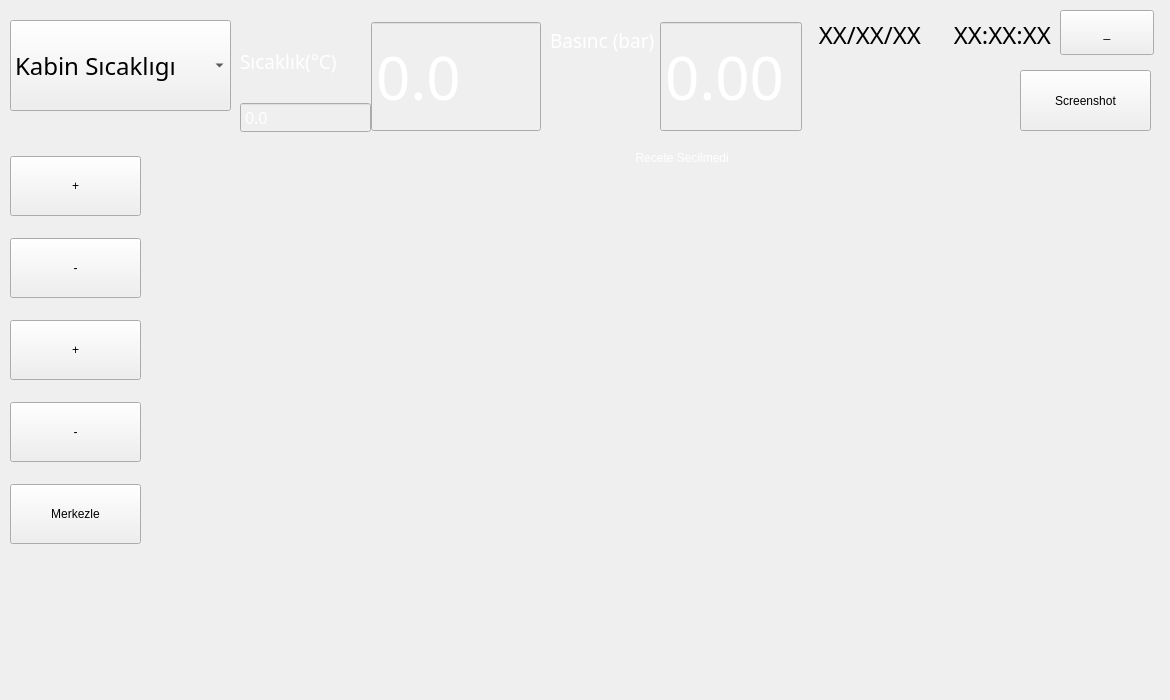
      <widget class="QWidget" name="tab_Details">
       <property name="autoFillBackground">
        <bool>false</bool>
       </property>
       <property name="styleSheet">
        <string notr="true"/>
       </property>
       <attribute name="title">
        <string>Grafik</string>
       </attribute>
       <widget class="QComboBox" name="cbSelectGraph">
        <property name="geometry">
         <rect>
          <x>10</x>
          <y>20</y>
          <width>221</width>
          <height>91</height>
         </rect>
        </property>
        <property name="minimumSize">
         <size>
          <width>100</width>
          <height>45</height>
         </size>
        </property>
        <property name="maximumSize">
         <size>
          <width>250</width>
          <height>150</height>
         </size>
        </property>
        <property name="font">
         <font>
          <family>Gill Sans MT</family>
          <pointsize>18</pointsize>
          <weight>9</weight>
          <italic>false</italic>
          <bold>false</bold>
         </font>
        </property>
        <property name="currentIndex">
         <number>0</number>
        </property>
        <item>
         <property name="text">
          <string>Kabin Sıcaklıgı</string>
         </property>
        </item>
        <item>
         <property name="text">
          <string>Boru Basıncı</string>
         </property>
        </item>
       </widget>
       <widget class="QCustomPlot" name="tTestGraph" native="true">
        <property name="geometry">
         <rect>
          <x>150</x>
          <y>140</y>
          <width>1011</width>
          <height>551</height>
         </rect>
        </property>
        <property name="font">
         <font>
          <pointsize>14</pointsize>
         </font>
        </property>
        <property name="autoFillBackground">
         <bool>false</bool>
        </property>
       </widget>
       <widget class="QLabel" name="laTestName">
        <property name="geometry">
         <rect>
          <x>520</x>
          <y>150</y>
          <width>331</width>
          <height>16</height>
         </rect>
        </property>
        <property name="layoutDirection">
         <enum>Qt::LeftToRight</enum>
        </property>
        <property name="styleSheet">
         <string notr="true">QLabel{
color : #fff;
font: 45 14pt &quot;Gill Sans MT&quot;;
}</string>
        </property>
        <property name="text">
         <string>Recete Secilmedi  </string>
        </property>
        <property name="alignment">
         <set>Qt::AlignCenter</set>
        </property>
       </widget>
       <widget class="QCustomPlot" name="pTestGraph" native="true">
        <property name="geometry">
         <rect>
          <x>150</x>
          <y>140</y>
          <width>1011</width>
          <height>551</height>
         </rect>
        </property>
        <property name="font">
         <font>
          <pointsize>14</pointsize>
         </font>
        </property>
        <property name="autoFillBackground">
         <bool>false</bool>
        </property>
       </widget>
       <widget class="QPushButton" name="bScreenshot">
        <property name="geometry">
         <rect>
          <x>1020</x>
          <y>70</y>
          <width>131</width>
          <height>61</height>
         </rect>
        </property>
        <property name="minimumSize">
         <size>
          <width>94</width>
          <height>60</height>
         </size>
        </property>
        <property name="text">
         <string>Screenshot</string>
        </property>
       </widget>
       <widget class="QWidget" name="layoutWidget">
        <property name="geometry">
         <rect>
          <x>10</x>
          <y>140</y>
          <width>131</width>
          <height>421</height>
         </rect>
        </property>
        <layout class="QVBoxLayout" name="verticalLayout_10">
         <item>
          <widget class="QPushButton" name="ZoomInVer">
           <property name="minimumSize">
            <size>
             <width>94</width>
             <height>60</height>
            </size>
           </property>
           <property name="styleSheet">
            <string notr="true">/*QPushButton {
color: #fff;
font-family: &quot;Gill Sans MT&quot;;
font-size: 21px;
border: 2px solid #c3fcf1;
border-radius: 11px;
padding: 5px;
background: qradialgradient(cx: 0.3, cy: -0.6,
fx: 0.3, fy: -0.4,
radius: 1.35, stop: 0 #65BAAB, stop: 1 #0E62A0);
min-width: 80px;
}
QPushButton:hover {
background: qradialgradient(cx: 0.3, cy: -0.4,
fx: 0.3, fy: -0.4,
radius: 1.35, stop: 0 #65BAAB, stop: 1 #0E62A0);
}
QPushButton:pressed {
background: qradialgradient(cx: 0.4, cy: -0.1,
fx: 0.4, fy: -0.1,
radius: 1.35, stop: 0 #65BAAB, stop: 1 #ddd);
}
QPushButton:disabled {
color: #888;
background: qradialgradient(cx: 0.4, cy: -0.1,
fx: 0.4, fy: -0.1,
radius: 1.35, stop: 0 #65BAAB, stop: 1 #ddd);
}</string>
           </property>
           <property name="text">
            <string>+</string>
           </property>
          </widget>
         </item>
         <item>
          <widget class="QPushButton" name="ZoomOutVer">
           <property name="minimumSize">
            <size>
             <width>94</width>
             <height>60</height>
            </size>
           </property>
           <property name="styleSheet">
            <string notr="true">/*QPushButton {
color: #fff;
font-family: &quot;Gill Sans MT&quot;;
font-size: 21px;
border: 2px solid #c3fcf1;
border-radius: 11px;
padding: 5px;
background: qradialgradient(cx: 0.3, cy: -0.6,
fx: 0.3, fy: -0.4,
radius: 1.35, stop: 0 #65BAAB, stop: 1 #0E62A0);
min-width: 80px;
}
QPushButton:hover {
background: qradialgradient(cx: 0.3, cy: -0.4,
fx: 0.3, fy: -0.4,
radius: 1.35, stop: 0 #65BAAB, stop: 1 #0E62A0);
}
QPushButton:pressed {
background: qradialgradient(cx: 0.4, cy: -0.1,
fx: 0.4, fy: -0.1,
radius: 1.35, stop: 0 #65BAAB, stop: 1 #ddd);
}
QPushButton:disabled {
color: #888;
background: qradialgradient(cx: 0.4, cy: -0.1,
fx: 0.4, fy: -0.1,
radius: 1.35, stop: 0 #65BAAB, stop: 1 #ddd);
}</string>
           </property>
           <property name="text">
            <string>-</string>
           </property>
          </widget>
         </item>
         <item>
          <widget class="QPushButton" name="ZoomInHor">
           <property name="minimumSize">
            <size>
             <width>94</width>
             <height>60</height>
            </size>
           </property>
           <property name="styleSheet">
            <string notr="true">/*QPushButton {
color: #fff;
font-family: &quot;Gill Sans MT&quot;;
font-size: 21px;
border: 2px solid #c3fcf1;
border-radius: 11px;
padding: 5px;
background: qradialgradient(cx: 0.3, cy: -0.6,
fx: 0.3, fy: -0.4,
radius: 1.35, stop: 0 #65BAAB, stop: 1 #0E62A0);
min-width: 80px;
}
QPushButton:hover {
background: qradialgradient(cx: 0.3, cy: -0.4,
fx: 0.3, fy: -0.4,
radius: 1.35, stop: 0 #65BAAB, stop: 1 #0E62A0);
}
QPushButton:pressed {
background: qradialgradient(cx: 0.4, cy: -0.1,
fx: 0.4, fy: -0.1,
radius: 1.35, stop: 0 #65BAAB, stop: 1 #ddd);
}
QPushButton:disabled {
color: #888;
background: qradialgradient(cx: 0.4, cy: -0.1,
fx: 0.4, fy: -0.1,
radius: 1.35, stop: 0 #65BAAB, stop: 1 #ddd);
}</string>
           </property>
           <property name="text">
            <string>+</string>
           </property>
          </widget>
         </item>
         <item>
          <widget class="QPushButton" name="ZoomOutHor">
           <property name="minimumSize">
            <size>
             <width>94</width>
             <height>60</height>
            </size>
           </property>
           <property name="styleSheet">
            <string notr="true">/*QPushButton {
color: #fff;
font-family: &quot;Gill Sans MT&quot;;
font-size: 21px;
border: 2px solid #c3fcf1;
border-radius: 11px;
padding: 5px;
background: qradialgradient(cx: 0.3, cy: -0.6,
fx: 0.3, fy: -0.4,
radius: 1.35, stop: 0 #65BAAB, stop: 1 #0E62A0);
min-width: 80px;
}
QPushButton:hover {
background: qradialgradient(cx: 0.3, cy: -0.4,
fx: 0.3, fy: -0.4,
radius: 1.35, stop: 0 #65BAAB, stop: 1 #0E62A0);
}
QPushButton:pressed {
background: qradialgradient(cx: 0.4, cy: -0.1,
fx: 0.4, fy: -0.1,
radius: 1.35, stop: 0 #65BAAB, stop: 1 #ddd);
}
QPushButton:disabled {
color: #888;
background: qradialgradient(cx: 0.4, cy: -0.1,
fx: 0.4, fy: -0.1,
radius: 1.35, stop: 0 #65BAAB, stop: 1 #ddd);
}</string>
           </property>
           <property name="text">
            <string>-</string>
           </property>
          </widget>
         </item>
         <item>
          <widget class="QPushButton" name="ZoomCenter">
           <property name="minimumSize">
            <size>
             <width>94</width>
             <height>60</height>
            </size>
           </property>
           <property name="styleSheet">
            <string notr="true">/*QPushButton {
color: #fff;
font-family: &quot;Gill Sans MT&quot;;
font-size: 21px;
border: 2px solid #c3fcf1;
border-radius: 11px;
padding: 5px;
background: qradialgradient(cx: 0.3, cy: -0.6,
fx: 0.3, fy: -0.4,
radius: 1.35, stop: 0 #65BAAB, stop: 1 #0E62A0);
min-width: 80px;
}
QPushButton:hover {
background: qradialgradient(cx: 0.3, cy: -0.4,
fx: 0.3, fy: -0.4,
radius: 1.35, stop: 0 #65BAAB, stop: 1 #0E62A0);
}
QPushButton:pressed {
background: qradialgradient(cx: 0.4, cy: -0.1,
fx: 0.4, fy: -0.1,
radius: 1.35, stop: 0 #65BAAB, stop: 1 #ddd);
}
QPushButton:disabled {
color: #888;
background: qradialgradient(cx: 0.4, cy: -0.1,
fx: 0.4, fy: -0.1,
radius: 1.35, stop: 0 #65BAAB, stop: 1 #ddd);
}</string>
           </property>
           <property name="text">
            <string>Merkezle</string>
           </property>
          </widget>
         </item>
        </layout>
       </widget>
       <widget class="QWidget" name="layoutWidget">
        <property name="geometry">
         <rect>
          <x>240</x>
          <y>20</y>
          <width>301</width>
          <height>113</height>
         </rect>
        </property>
        <layout class="QHBoxLayout" name="horizontalLayout_6">
         <property name="spacing">
          <number>0</number>
         </property>
         <item>
          <layout class="QVBoxLayout" name="verticalLayout_11">
           <item>
            <widget class="QLabel" name="label_33">
             <property name="minimumSize">
              <size>
               <width>125</width>
               <height>25</height>
              </size>
             </property>
             <property name="font">
              <font>
               <family>Gill Sans MT</family>
               <pointsize>14</pointsize>
               <weight>9</weight>
               <italic>false</italic>
               <bold>false</bold>
              </font>
             </property>
             <property name="styleSheet">
              <string notr="true">QLabel{
color : #fff;
font: 75 14pt &quot;Gill Sans MT&quot;;
}</string>
             </property>
             <property name="text">
              <string>Sıcaklık(°C)</string>
             </property>
            </widget>
           </item>
           <item>
            <layout class="QHBoxLayout" name="horizontalLayout_5">
             <property name="spacing">
              <number>0</number>
             </property>
             <item>
              <widget class="QDoubleSpinBox" name="dsbCabinSetTemp">
               <property name="enabled">
                <bool>false</bool>
               </property>
               <property name="minimumSize">
                <size>
                 <width>50</width>
                 <height>25</height>
                </size>
               </property>
               <property name="font">
                <font>
                 <family>Gill Sans MT</family>
                 <pointsize>12</pointsize>
                 <weight>9</weight>
                 <italic>false</italic>
                 <bold>false</bold>
                </font>
               </property>
               <property name="styleSheet">
                <string notr="true">QDoubleSpinBox{
color : #fff;
font: 75 12pt &quot;Gill Sans MT&quot;;
}</string>
               </property>
               <property name="readOnly">
                <bool>true</bool>
               </property>
               <property name="buttonSymbols">
                <enum>QAbstractSpinBox::NoButtons</enum>
               </property>
               <property name="decimals">
                <number>1</number>
               </property>
               <property name="minimum">
                <double>-50.000000000000000</double>
               </property>
               <property name="maximum">
                <double>250.000000000000000</double>
               </property>
               <property name="singleStep">
                <double>0.100000000000000</double>
               </property>
              </widget>
             </item>
            </layout>
           </item>
          </layout>
         </item>
         <item>
          <widget class="QDoubleSpinBox" name="dsbCabinTopTemp">
           <property name="enabled">
            <bool>false</bool>
           </property>
           <property name="minimumSize">
            <size>
             <width>142</width>
             <height>111</height>
            </size>
           </property>
           <property name="maximumSize">
            <size>
             <width>170</width>
             <height>16777215</height>
            </size>
           </property>
           <property name="font">
            <font>
             <family>Gill Sans MT</family>
             <pointsize>45</pointsize>
             <weight>9</weight>
             <italic>false</italic>
             <bold>false</bold>
            </font>
           </property>
           <property name="styleSheet">
            <string notr="true">QDoubleSpinBox{
color : #fff;
font: 75 45pt &quot;Gill Sans MT&quot;;
}</string>
           </property>
           <property name="readOnly">
            <bool>true</bool>
           </property>
           <property name="buttonSymbols">
            <enum>QAbstractSpinBox::NoButtons</enum>
           </property>
           <property name="decimals">
            <number>1</number>
           </property>
           <property name="minimum">
            <double>-50.000000000000000</double>
           </property>
           <property name="maximum">
            <double>250.000000000000000</double>
           </property>
           <property name="singleStep">
            <double>0.100000000000000</double>
           </property>
          </widget>
         </item>
        </layout>
       </widget>
       <widget class="QLabel" name="label_14">
        <property name="geometry">
         <rect>
          <x>550</x>
          <y>20</y>
          <width>111</width>
          <height>41</height>
         </rect>
        </property>
        <property name="font">
         <font>
          <family>Gill Sans MT</family>
          <pointsize>14</pointsize>
          <weight>9</weight>
          <italic>false</italic>
          <bold>false</bold>
         </font>
        </property>
        <property name="styleSheet">
         <string notr="true">QLabel{
color : #fff;
font: 75 14pt &quot;Gill Sans MT&quot;;
}</string>
        </property>
        <property name="text">
         <string>Basınc (bar)</string>
        </property>
       </widget>
       <widget class="QDoubleSpinBox" name="dsbPipe1Pressure">
        <property name="enabled">
         <bool>false</bool>
        </property>
        <property name="geometry">
         <rect>
          <x>660</x>
          <y>21</y>
          <width>142</width>
          <height>111</height>
         </rect>
        </property>
        <property name="minimumSize">
         <size>
          <width>90</width>
          <height>45</height>
         </size>
        </property>
        <property name="font">
         <font>
          <family>Gill Sans MT</family>
          <pointsize>45</pointsize>
          <weight>9</weight>
          <italic>false</italic>
          <bold>false</bold>
         </font>
        </property>
        <property name="styleSheet">
         <string notr="true">QDoubleSpinBox{
color : #fff;
font: 75 45pt &quot;Gill Sans MT&quot;;
}</string>
        </property>
        <property name="readOnly">
         <bool>true</bool>
        </property>
        <property name="buttonSymbols">
         <enum>QAbstractSpinBox::NoButtons</enum>
        </property>
        <property name="decimals">
         <number>2</number>
        </property>
        <property name="maximum">
         <double>10.000000000000000</double>
        </property>
        <property name="singleStep">
         <double>0.100000000000000</double>
        </property>
       </widget>
       <widget class="QLabel" name="laTime_3">
        <property name="geometry">
         <rect>
          <x>930</x>
          <y>10</y>
          <width>121</width>
          <height>50</height>
         </rect>
        </property>
        <property name="minimumSize">
         <size>
          <width>50</width>
          <height>50</height>
         </size>
        </property>
        <property name="maximumSize">
         <size>
          <width>150</width>
          <height>100</height>
         </size>
        </property>
        <property name="font">
         <font>
          <family>Gill Sans MT</family>
          <pointsize>18</pointsize>
          <weight>5</weight>
          <italic>false</italic>
          <bold>false</bold>
         </font>
        </property>
        <property name="text">
         <string>XX:XX:XX</string>
        </property>
        <property name="alignment">
         <set>Qt::AlignRight|Qt::AlignTrailing|Qt::AlignVCenter</set>
        </property>
       </widget>
       <widget class="QLabel" name="laDate_3">
        <property name="geometry">
         <rect>
          <x>800</x>
          <y>10</y>
          <width>121</width>
          <height>50</height>
         </rect>
        </property>
        <property name="minimumSize">
         <size>
          <width>50</width>
          <height>50</height>
         </size>
        </property>
        <property name="maximumSize">
         <size>
          <width>150</width>
          <height>100</height>
         </size>
        </property>
        <property name="font">
         <font>
          <family>Gill Sans MT</family>
          <pointsize>18</pointsize>
          <weight>5</weight>
          <italic>false</italic>
          <bold>false</bold>
         </font>
        </property>
        <property name="text">
         <string>XX/XX/XX</string>
        </property>
        <property name="alignment">
         <set>Qt::AlignRight|Qt::AlignTrailing|Qt::AlignVCenter</set>
        </property>
       </widget>
       <widget class="QPushButton" name="bMinimize_3">
        <property name="enabled">
         <bool>true</bool>
        </property>
        <property name="geometry">
         <rect>
          <x>1060</x>
          <y>10</y>
          <width>94</width>
          <height>45</height>
         </rect>
        </property>
        <property name="sizePolicy">
         <sizepolicy hsizetype="Minimum" vsizetype="Minimum">
          <horstretch>0</horstretch>
          <verstretch>0</verstretch>
         </sizepolicy>
        </property>
        <property name="minimumSize">
         <size>
          <width>94</width>
          <height>45</height>
         </size>
        </property>
        <property name="maximumSize">
         <size>
          <width>50</width>
          <height>50</height>
         </size>
        </property>
        <property name="styleSheet">
         <string notr="true">/*QPushButton {
color: #fff;
font-family: &quot;Gill Sans MT&quot;;
font-size: 21px;
border: 2px solid #c3fcf1;
border-radius: 11px;
padding: 5px;
background: qradialgradient(cx: 0.3, cy: -0.6,
fx: 0.3, fy: -0.4,
radius: 1.35, stop: 0 #65BAAB, stop: 1 #0E62A0);
min-width: 80px;
}
QPushButton:hover {
background: qradialgradient(cx: 0.3, cy: -0.4,
fx: 0.3, fy: -0.4,
radius: 1.35, stop: 0 #65BAAB, stop: 1 #0E62A0);
}
QPushButton:pressed {
background: qradialgradient(cx: 0.4, cy: -0.1,
fx: 0.4, fy: -0.1,
radius: 1.35, stop: 0 #65BAAB, stop: 1 #ddd);
}
QPushButton:disabled {
color: #888;
background: qradialgradient(cx: 0.4, cy: -0.1,
fx: 0.4, fy: -0.1,
radius: 1.35, stop: 0 #65BAAB, stop: 1 #ddd);
}</string>
        </property>
        <property name="text">
         <string>_</string>
        </property>
       </widget>
       <zorder>cbSelectGraph</zorder>
       <zorder>pTestGraph</zorder>
       <zorder>bScreenshot</zorder>
       <zorder>layoutWidget</zorder>
       <zorder>layoutWidget</zorder>
       <zorder>label_14</zorder>
       <zorder>dsbPipe1Pressure</zorder>
       <zorder>tTestGraph</zorder>
       <zorder>laTime_3</zorder>
       <zorder>laDate_3</zorder>
       <zorder>bMinimize_3</zorder>
       <zorder>laTestName</zorder>
      </widget>
